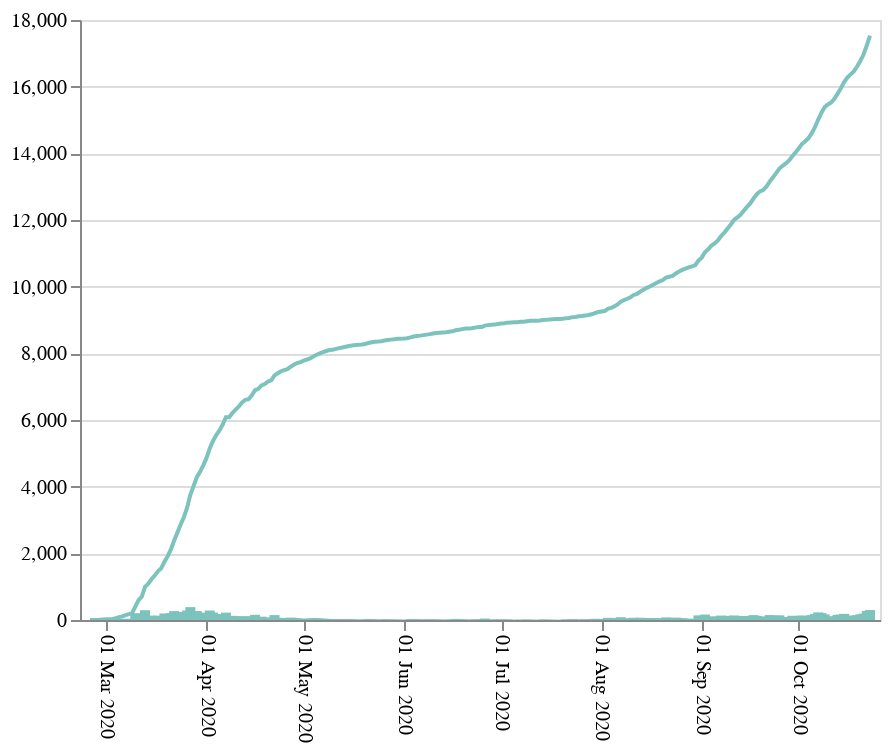

Notebook code for this chart:
### Code cell
base = alt.Chart(source).encode(
    x=alt.X('date:T', axis=alt.Axis(title='', format="%d %b %Y", labelAngle=90, grid=False))
)

bar = base.mark_bar(color='rgba(124,194,189,1)').encode(
    y=alt.Y('change:Q', axis=alt.Axis(title='')),
    tooltip =[alt.Tooltip('variable:O', title='Dato'), alt.Tooltip('change:Q', title='Antall')],
)

line = base.mark_line(color='rgba(124,194,189,1)').encode(
    y='value:Q',
    tooltip =[alt.Tooltip('variable:O', title='Dato'), alt.Tooltip('value:Q', title='Antall')],
)

fig = (bar+line).interactive()

fig

### Figure 1 — Vega-Lite specification as saved in the notebook (floating-point values rounded to 4 significant figures; data arrays with more than 128 entries replaced by an {"elided": "..."} marker saying what was removed)
{"config": {"view": {"continuousWidth": 400, "continuousHeight": 300}}, "layer": [{"mark": {"type": "bar", "color": "rgba(124,194,189,1)"}, "encoding": {"tooltip": [{"type": "ordinal", "field": "variable", "title": "Dato"}, {"type": "quantitative", "field": "change", "title": "Antall"}], "x": {"type": "temporal", "axis": {"format": "%d %b %Y", "grid": false, "labelAngle": 90, "title": ""}, "field": "date"}, "y": {"type": "quantitative", "axis": {"title": ""}, "field": "change"}}, "selection": {"selector001": {"type": "interval", "bind": "scales", "encodings": ["x", "y"]}}}, {"mark": {"type": "line", "color": "rgba(124,194,189,1)"}, "encoding": {"tooltip": [{"type": "ordinal", "field": "variable", "title": "Dato"}, {"type": "quantitative", "field": "value", "title": "Antall"}], "x": {"type": "temporal", "axis": {"format": "%d %b %Y", "grid": false, "labelAngle": 90, "title": ""}, "field": "date"}, "y": {"type": "quantitative", "field": "value"}}}], "data": {"name": "data-98ead2a8eafe7a96e92c5d66e1764c66"}, "$schema": "https://vega.github.io/schema/vega-lite/v4.8.1.json", "datasets": {"data-98ead2a8eafe7a96e92c5d66e1764c66": {"elided": "242 records"}}}
